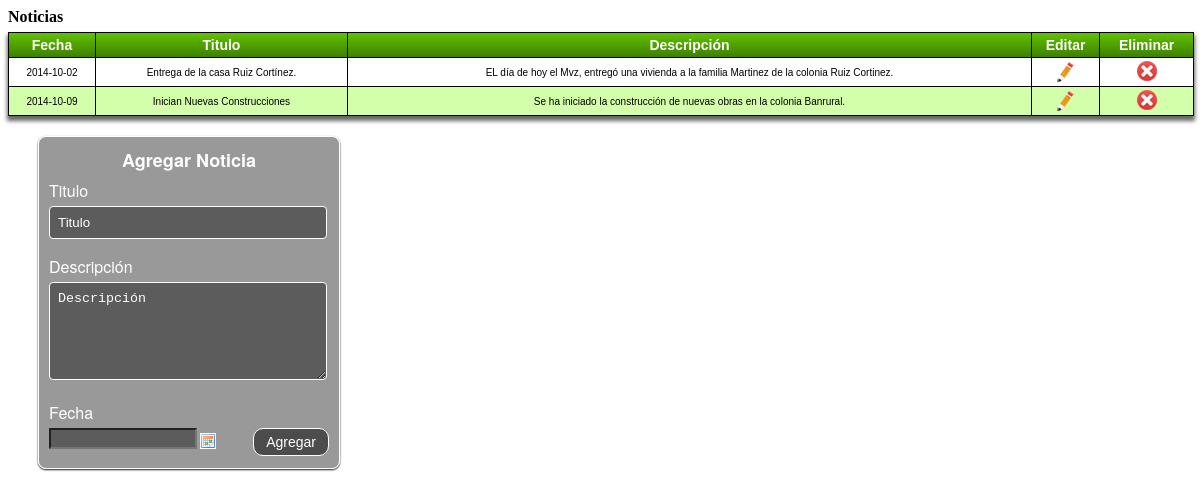
The page /administrador/php/noticia.php (signed in) on the database its author committed.
### tables this page shows
CREATE TABLE IF NOT EXISTS `noticia` (
  `idnoticia` int(11) NOT NULL AUTO_INCREMENT,
  `titulo` varchar(100) NOT NULL,
  `fecha` date NOT NULL,
  `descripcion` varchar(200) NOT NULL,
  PRIMARY KEY (`idnoticia`)
);

### administrador/php/noticia.php (the view, shortened to what this page needs)
<?php include "../../php/config.php" ?>
<!DOCTYPE html>
<html>
<head>
  <link rel="stylesheet" href="../css/tabla.css">
  <link rel="stylesheet" href="../css/datePicker.css">
</head>
<body>
<h4 id="titulo">Noticias</h4>
<div class="divTabla">
  <table>
        	<tr>
        		<td>Fecha</td>
        		<td>Titulo</td>
        		<td>Descripción</td>
        		<td>Editar</td>
        		<td>Eliminar</td>
        	</tr>
        <?php
          $conexion = mysqli_connect($server,$user,$pass,$db);
          mysqli_set_charset($conexion, "utf8");
          $peticion = "SELECT * FROM noticia";
          $resultado = mysqli_query($conexion, $peticion);
          while($fila = mysqli_fetch_array($resultado)) {
          $id = $fila['idnoticia'];
          echo '
          	<tr>
          		<td id="fecha'.$id.'">'.$fila['fecha'].'</td>
          		<td id="titulo'.$id.'">'.$fila['titulo'].'</td>
          		<td id="descripcion'.$id.'">'.$fila['descripcion'].'</td>
          		<td>
                <input type="submit" class="btn_editar" onclick="cargarForm('.$id.')" value="">
              </td>
          		<td>
                <a href="noticia_eliminar.php?idnoticia='.$id.'" onclick="return confirmar()">
                  <img src="../img/delete.png">
                </a>
              </td>
          	</tr>';}
        ?>
    </table>
</div>
<div id="divForm">
      <form id="form_agregar" class="form-container" action="noticia_agregar.php" method="POST">
        <div class="form-title"><h4>Agregar Noticia</h4></div>
        <div class="form-title">Titulo</div>
        <input name="titulo" class="form-field" type="text" placeholder="Titulo" required>
        <div class="form-title">Descripción</div>
        <textarea name="descripcion" class="form-field" placeholder="Descripción" required></textarea>
        <div class="form-title">Fecha</div>
        <input name="fecha" class="date-pick" type="text" autofocus required readonly>
        <div class="submit-container">
          <input type="submit" id="submit" class="submit-button" value="Agregar">
        </div>
      </form>
</div>
</body>
</html>

### administrador/css/tabla.css (style rules this page uses)
h4 { margin: 0 0 6px 0; }
.divTabla { margin:0px;padding:0px; width:100%; box-shadow: 0px 4px 4px 1px rgba(0,0,0,0.6); border:1px solid #000000; -moz-border-radius-bottomleft:0px; -webkit-border-bottom-left-radius:0px; border-bottom-left-radius:0px; -moz-border-radius-bottomright:0px; -webkit-border-bottom-right-radius:0px; border-bottom-right-radius:0px; -moz-border-radius-topright:0px; -webkit-border-top-right-radius:0px; border-top-right-radius:0px; -moz-border-radius-topleft:0px; -webkit-border-top-left-radius:0px; border-top-left-radius:0px; }
.divTabla table { border-collapse: collapse; border-spacing: 0; width:100%; height:100%; margin:0px;padding:0px; }
.divTabla tr:last-child td:last-child { -moz-border-radius-bottomright:0px; -webkit-border-bottom-right-radius:0px; border-bottom-right-radius:0px; }
.divTabla table tr:first-child td:first-child { -moz-border-radius-topleft:0px; -webkit-border-top-left-radius:0px; border-top-left-radius:0px; }
.divTabla table tr:first-child td:last-child { -moz-border-radius-topright:0px; -webkit-border-top-right-radius:0px; border-top-right-radius:0px; }
.divTabla tr:last-child td:first-child { -moz-border-radius-bottomleft:0px; -webkit-border-bottom-left-radius:0px; border-bottom-left-radius:0px; }
.divTabla tr:nth-child(odd) { background-color:#d4ffaa; }
.divTabla tr:nth-child(even) { background-color:#ffffff; }
.divTabla td { padding: 3px 0 3px 0; vertical-align:middle; border:1px solid #000000; border-width:0px 1px 1px 0px; font-size:10px; font-family:Arial; font-weight:normal; color:#000000; }
.divTabla tr:last-child td { border-width:0px 1px 0px 0px; }
.divTabla tr td:last-child { border-width:0px 0px 1px 0px; }
.divTabla tr:last-child td:last-child { border-width:0px 0px 0px 0px; }
.divTabla tr:first-child td { background:-o-linear-gradient(bottom, #5fbf00 5%, #3f7f00 100%); background:-webkit-gradient( linear, left top, left bottom, color-stop(0.05, #5fbf00), color-stop(1, #3f7f00) ); background:-moz-linear-gradient( center top, #5fbf00 5%, #3f7f00 100% ); filter:progid:DXImageTransform.Microsoft.gradient(startColorstr="#5fbf00", endColorstr="#3f7f00"); background: -o-linear-gradient(top,#5fbf00,3f7f00); padding: 4px 0 4px 0; background-color:#5fbf00; border:0px solid #000000; text-align:center; border-width:0px 0px 1px 1px; font-size:14px; font-family:Arial; font-weight:bold; color:#ffffff; }
.divTabla tr:first-child td:first-child { border-width:0px 0px 1px 0px; }
.divTabla tr:first-child td:last-child { border-width:0px 0px 1px 1px; }
.divTabla tr td { text-align: center; }
.btn_editar { width: 20px; height: 20px; border-style: none; background: url(../img/edit.png); }
#divForm form { margin-top: 20px; float: left; }
* .form-container { color:white }
.form-container { border: 1px solid #fff; background: url("../img/n40.png"); border-radius: 8px; box-shadow: rgba(000,000,000,0.9) 0 1px 2px, inset rgba(255,255,255,0.4) 0 0px 0; font-family: 'Helvetica Neue',Helvetica,sans-serif; text-decoration: none; vertical-align: middle; padding:10px; margin-left: 30px; width:280px; }
.form-field { color: white; border: 1px solid white; background: url("../img/n40.png"); border-radius: 4px; padding:8px; margin-bottom:16px; width:260px; }
.form-container textarea { height: 80px; }
.form-container h4 { font-size:18px; margin: 0 0 6px 0; text-align:center; }
.form-title { margin-bottom:4px; }
.submit-container { margin:2px 0; text-align:right; }
.submit-button { color: white; border: 1px solid white; background: url("../img/n50.png"); border-radius: 10px; font-family: helvetica, serif; padding: 5px 12px; font-size: 14px; text-decoration: none; vertical-align: middle; }

### administrador/css/datePicker.css (style rules this page uses)
input.dp-applied { background: url(../img/n40.png); color: white; width: 140px; float: left; }

### rows shown on the page
noticia: fecha "2014-10-02", titulo "Entrega de la casa Ruiz Cortínez.", descripcion "EL día de hoy el Mvz, entregó una vivienda a la familia Martinez de la colonia Ruiz Cortinez."
noticia: fecha "2014-10-09", titulo "Inician Nuevas Construcciones", descripcion "Se ha iniciado la construcción de nuevas obras en la colonia Banrural."
